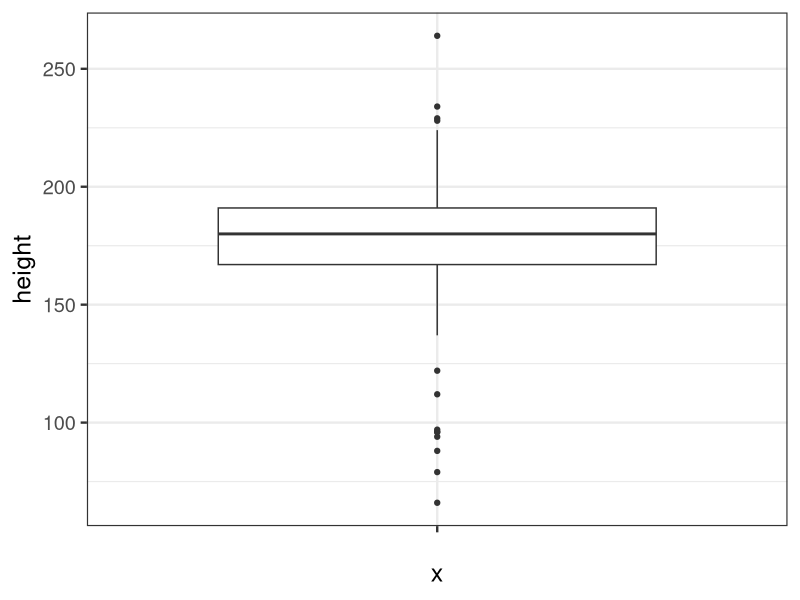
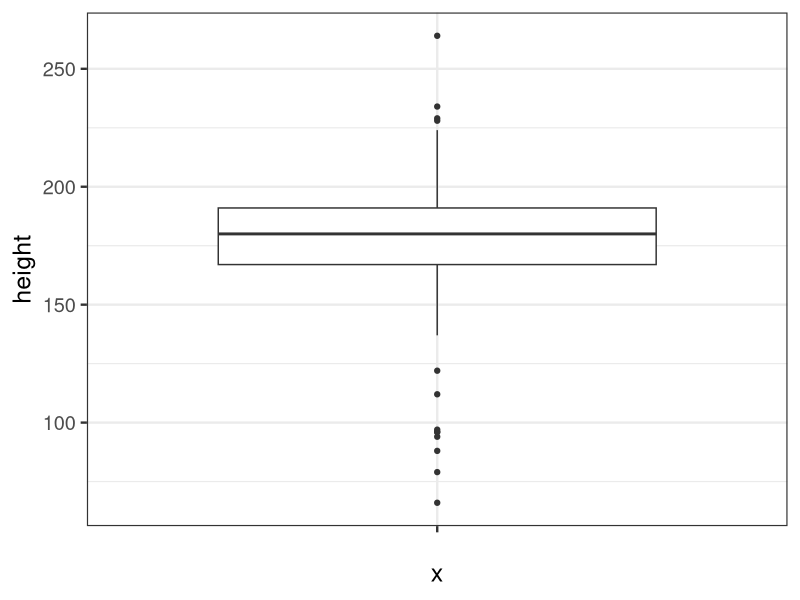
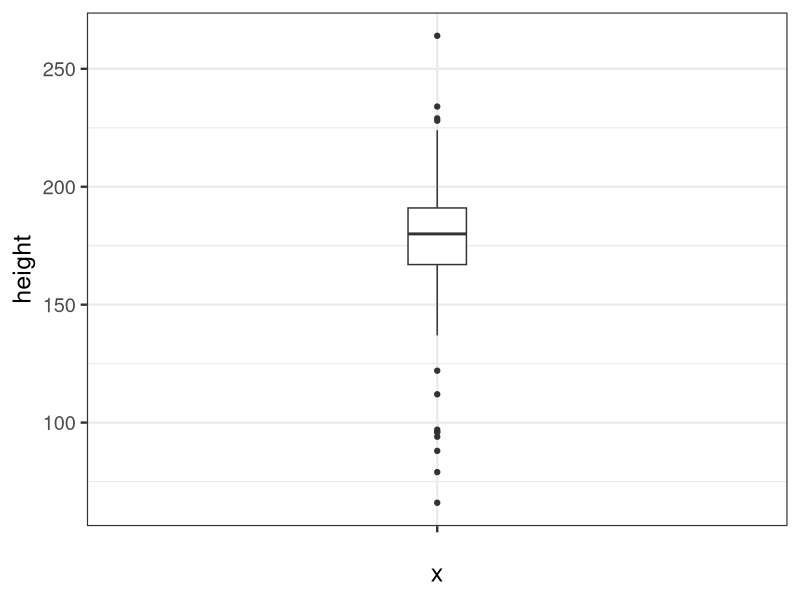
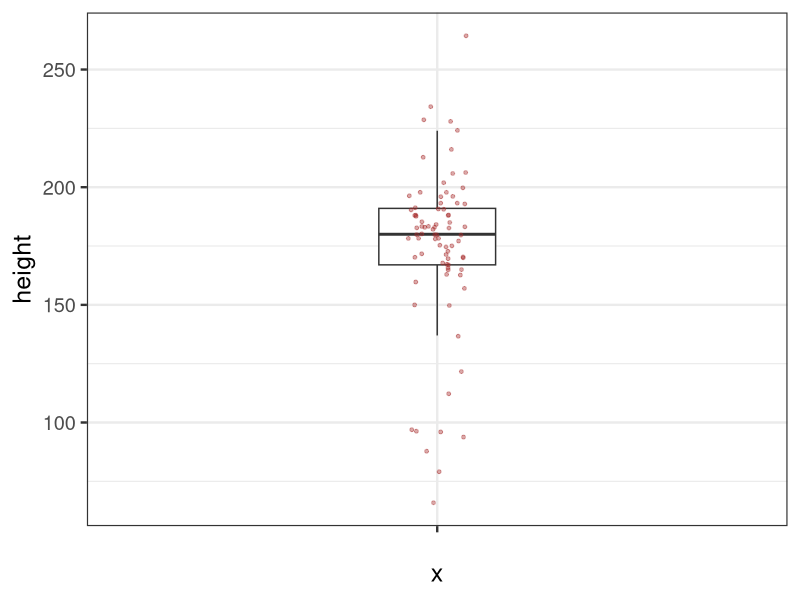
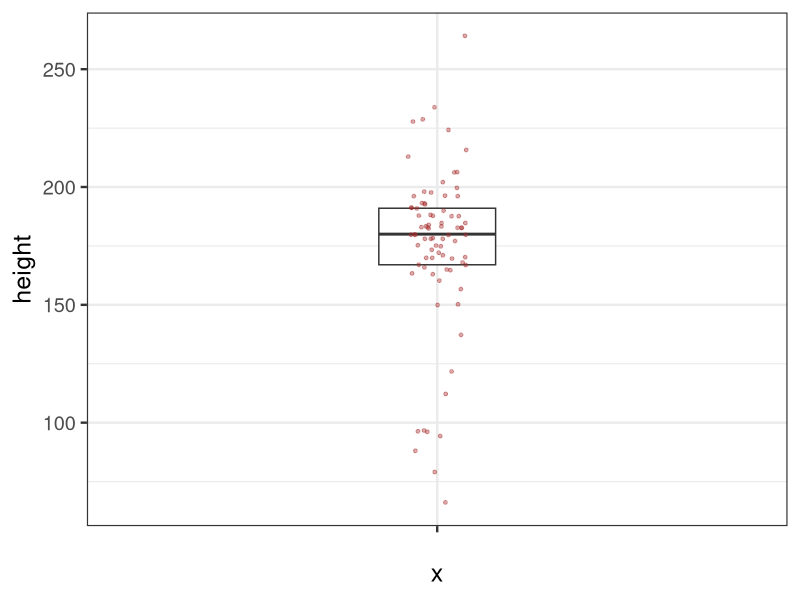
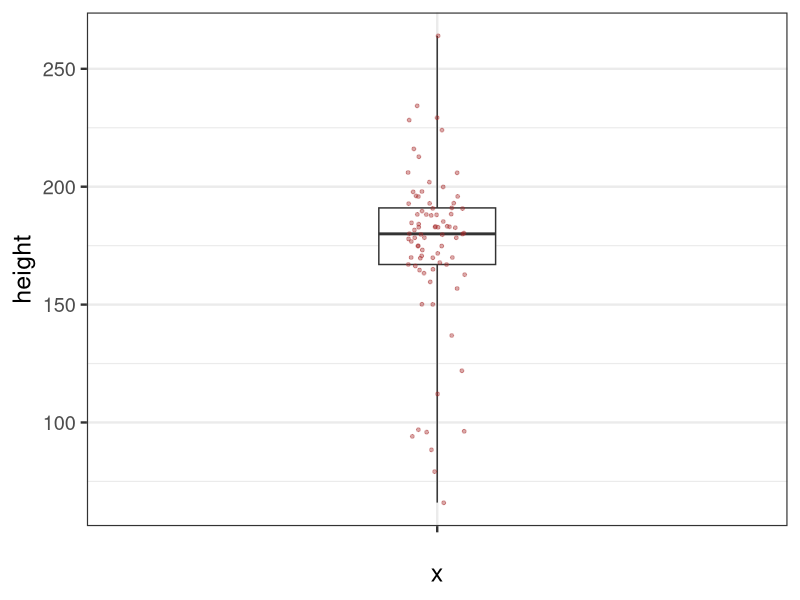
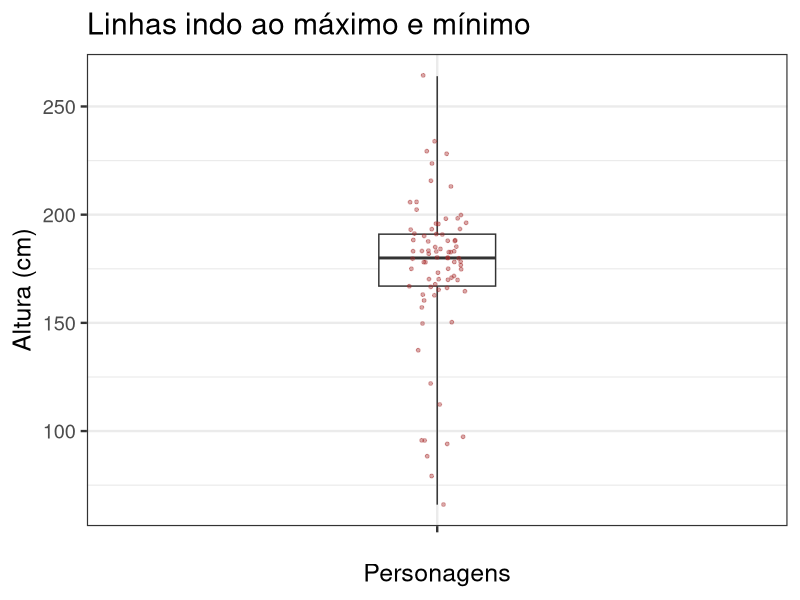
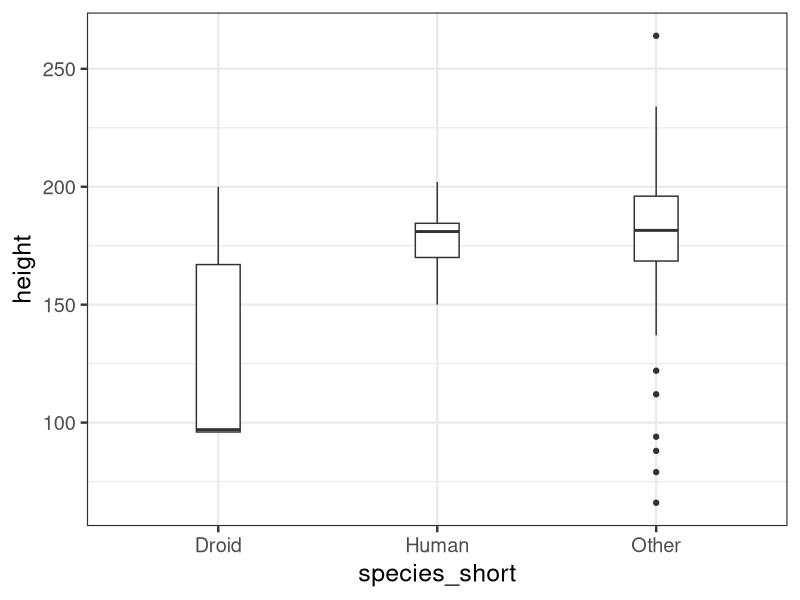

Recreate these plots in R, in order.
## ---- chunk 1
knitr::opts_chunk$set(echo = FALSE)

library(tidyverse)
theme_set(theme_bw(base_size = 18))
## ---- chunk 2
starwars = starwars %>% 
    mutate(species_short = if_else(species %in% c("Human", "Droid"), species, "Other"), 
           n_films = map_dbl(films, length)) %>% 
    filter(!is.na(height))
## ---- chunk 3
starwars %>% ggplot(aes(x = "", y = height)) + 
  geom_boxplot() 
## ---- chunk 4
starwars %>% ggplot(aes(x = "", y = height)) + 
  geom_boxplot()
## ---- chunk 5
starwars %>% ggplot(aes(x = "", y = height)) + 
  geom_boxplot(width = .1) # .1 = 0.1  
## ---- chunk 6
starwars %>% ggplot(aes(x = "", y = height)) + 
  geom_boxplot(width = .2, outlier.colour = NA) + # omite pontos do boxplot
  geom_jitter(width = .05, alpha = .4, size = 1, color= "brown")
## ---- chunk 7
starwars %>% ggplot(aes(x = "", y = height)) + 
  geom_boxplot(width = .2, outlier.colour = NA, coef = 0) + # remove whiskers
  geom_jitter(width = .05, alpha = .4, size = 1, color= "brown")
## ---- chunk 8
starwars %>% ggplot(aes(x = "", y = height)) + 
  geom_boxplot(width = .2, outlier.colour = NA, coef = 1000) + # coef alto
  geom_jitter(width = .05, alpha = .4, size = 1, color= "brown")
## ---- chunk 9
starwars %>% ggplot(aes(x = "", y = height)) + 
  geom_boxplot(width = .2, outlier.colour = NA, coef = 1000) + # coef alto
  geom_jitter(width = .05, alpha = .4, size = 1, color= "brown") + 
  labs(x = "Personagens", y = "Altura (cm)", title = "Linhas indo ao máximo e mínimo")
## ---- chunk 10
starwars %>% ggplot(aes(x = species_short, y = height)) + 
  geom_boxplot(width = .2)
## ---- chunk 11
starwars %>% ggplot(aes(x = species_short, y = height)) + 
  geom_boxplot(width = .2, outlier.colour = NA, coef = 1000) + 
    geom_jitter(width = 0.05, alpha = 0.4, color = "orange")
## ---- chunk 12
starwars %>% ggplot(aes(x = n_films, y = height, group = n_films)) + 
  geom_boxplot(width = .2, outlier.colour = NA, coef = 1000) + 
    geom_jitter(width = 0.05, alpha = 0.4, color = "orange")
## ---- chunk 13
starwars %>% mutate(n_filmes_g = cut(n_films, breaks = c(0, 3, 5, 10))) %>% 
  ggplot(aes(x = n_filmes_g, y = height, group = n_filmes_g)) + 
  geom_boxplot(width = .2, outlier.colour = NA, coef = 1000) + 
    geom_jitter(width = 0.05, alpha = 0.4, color = "orange")
## ---- chunk 14
starwars %>% ggplot(aes(x = species_short, y = height)) + 
  geom_boxplot(width = .2, outlier.colour = NA, coef = 1000, 
               position = position_nudge(.2)) + # ajusta posicionamento das caixas
    geom_jitter(width = 0.05, height = 0, alpha = 0.4, color = "brown")
